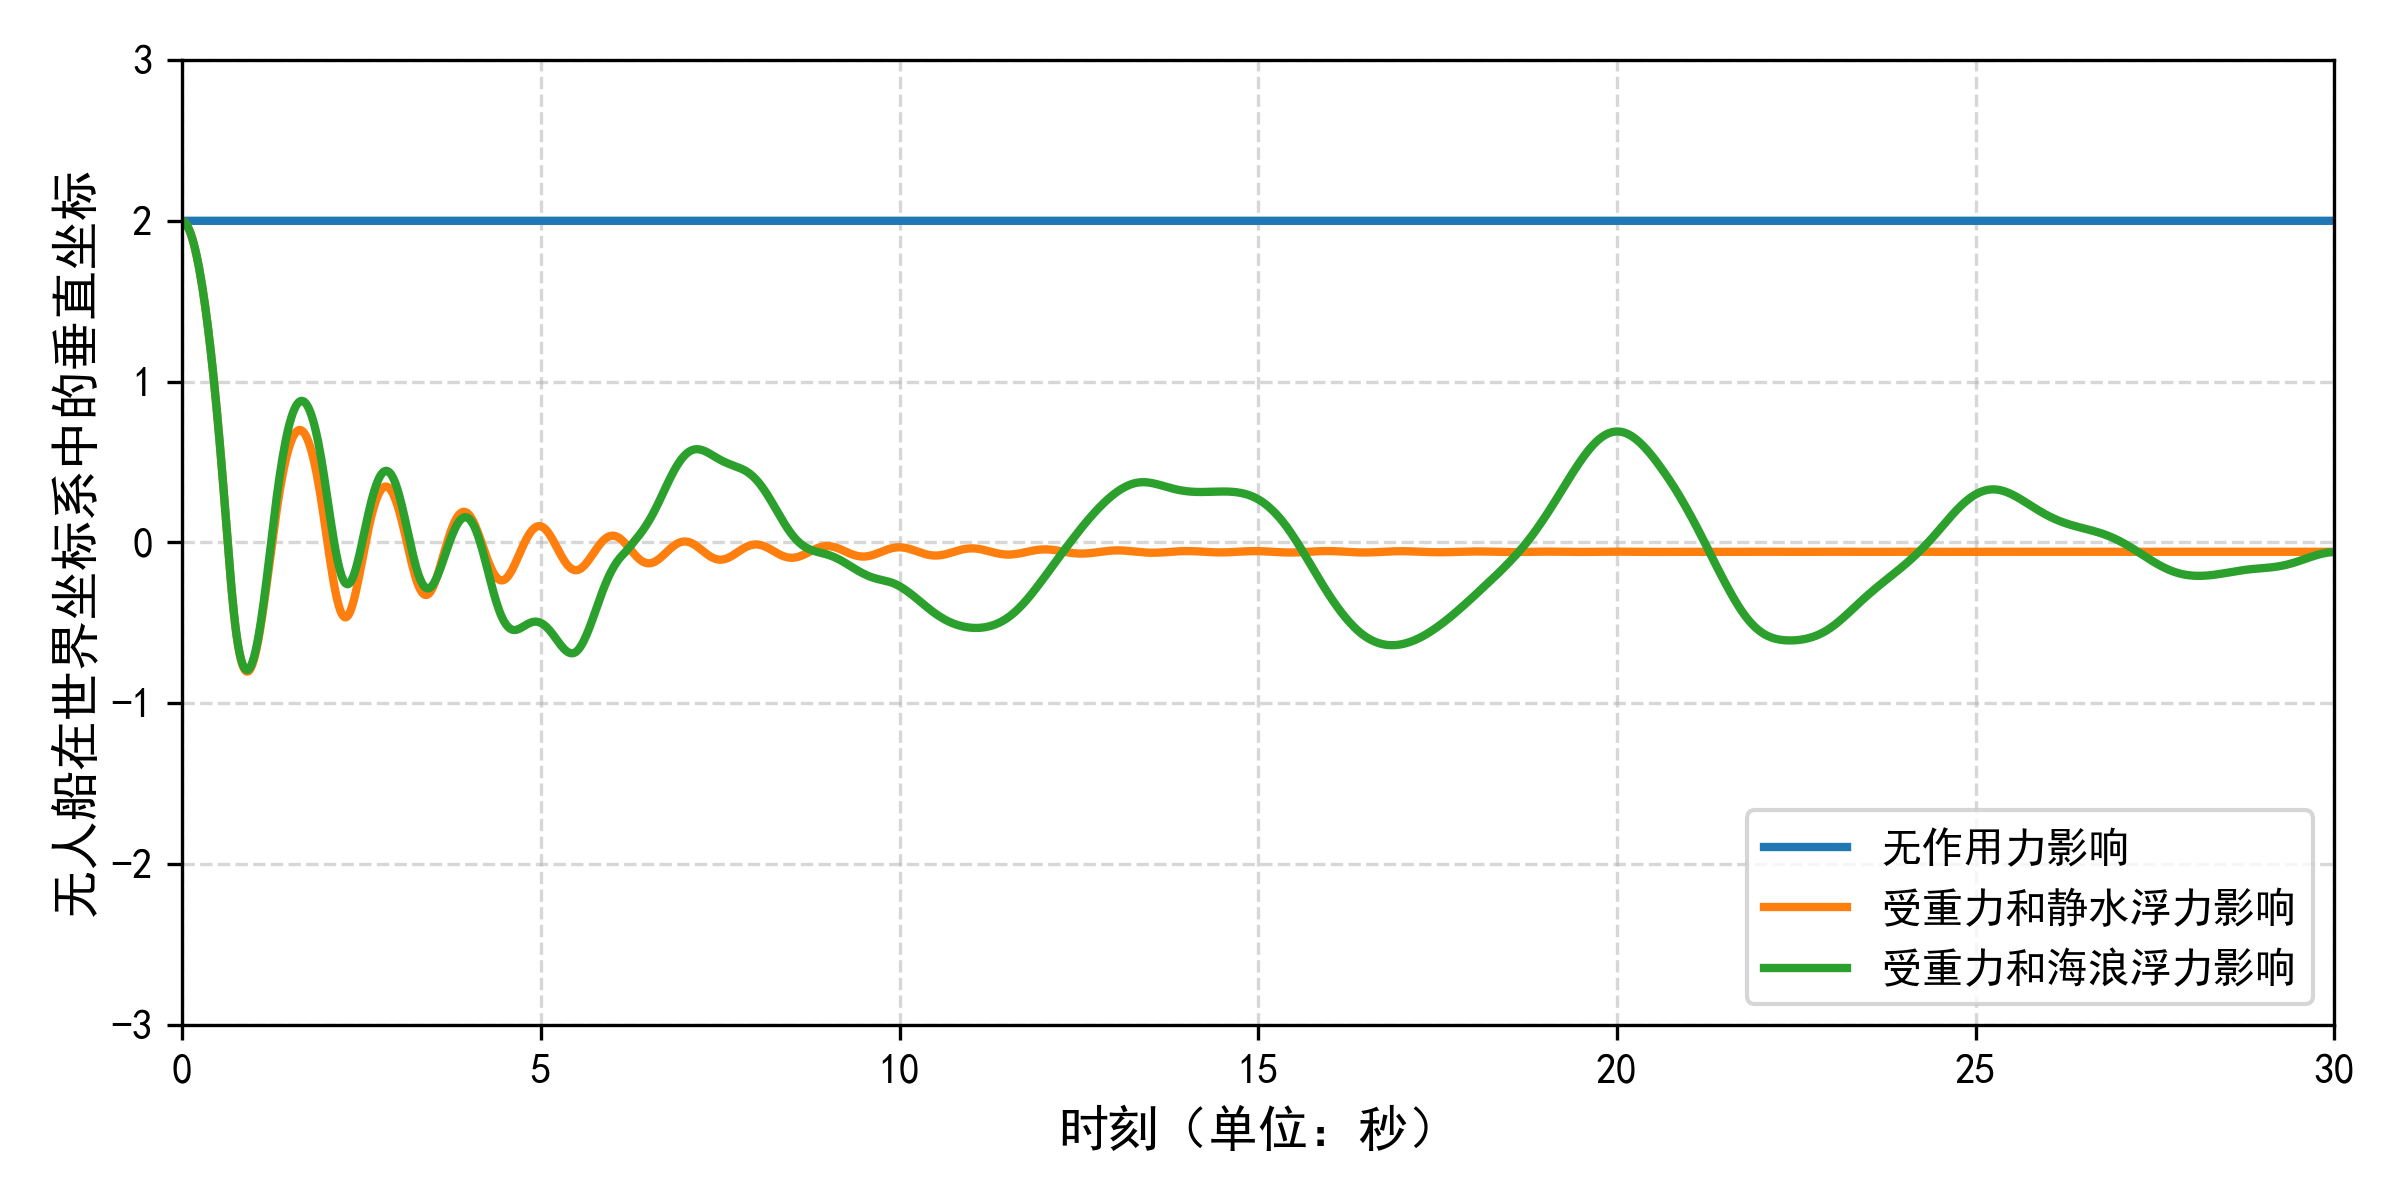

This chart was generated by the following Python code:
# coding:utf-8
import matplotlib.pyplot as plt
import numpy
import json
plt.rcParams['font.sans-serif'] = ['SimHei']
plt.rcParams['axes.unicode_minus'] = False

if __name__ == "__main__":

    plt.subplots(1, 1, figsize=(16, 8), frameon=True)
    plt.xlim((0, 30))
    plt.ylim((-3, 3))
    plt.grid(True, linestyle='--', alpha=0.5)
    plt.xlabel("时刻（单位：秒）", size=16)
    plt.ylabel("无人船在世界坐标系中的垂直坐标", size=16)
    labels = ["无作用力影响", "受重力和静水浮力影响", "受重力和海浪浮力影响"]
    for file_index in range(0, 3):
        with open("./usv_buoy_data_{}.json".format(file_index), 'r') as f:
            jsonData = json.load(f)
            buoyData = jsonData["buoyData"]
            plt.plot(numpy.arange(0, len(buoyData) / 50, 0.02), buoyData, label=labels[file_index], linewidth=2)

    plt.legend(loc="lower right")
    plt.savefig("./usv_buoy.png", dpi=300)
    plt.clf()
    # plt.show()